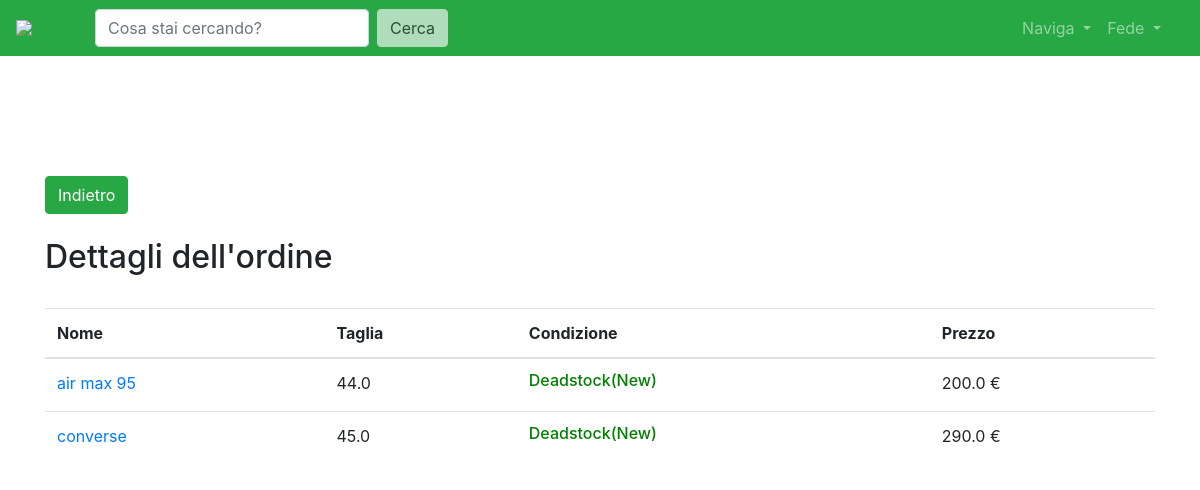
Page /order-display/2 (signed in) on the committed database.
### core/models.py (models this page shows, shortened)
class OrderItem(models.Model):
    product = models.ForeignKey(Item, on_delete=models.CASCADE,null=True)
    is_ordered = models.BooleanField(default=False)
    user = models.ForeignKey(User, on_delete=models.CASCADE, null=True)
    quantity = models.IntegerField(default=1)
    ordered_date = models.DateTimeField(default=timezone.now)
    consigliato =models.BooleanField(default=False)

class Item(models.Model):
    nome = models.CharField(max_length=100)
    prezzo = models.FloatField(validators = [MinValueValidator(0.0)])
    categoria = models.CharField(choices=CATEGORY_CHOICES, max_length=2)
    slug = AutoSlugField(populate_from='nome', unique=True)   #chiave primaria
    descrizione = models.TextField()
    immagine = models.ImageField()
    tagliaEU = models.FloatField(validators = [MinValueValidator(35.0), MaxValueValidator(47.0)],)
    condizioni = models.CharField(choices=LABEL_CHOICES, max_length=1)
    autore_vendita = models.ForeignKey(User, on_delete=models.CASCADE, related_name="scarpe")
    data = models.DateTimeField(auto_now_add=True) # data in cui avviene l'ordine
    ordered = models.BooleanField(default=False)  # identifica se l'item è  stato acquistato
    compratore = models.CharField (null=True,max_length=50) #identifica chi ha comprato l'item
    address = models.CharField(null=True, max_length=100)
    def get_absolute_url( self ):
        return reverse('item_view', kwargs={'slug': self.slug})

### core/views.py (the view)
# urls.py: path('order-display/<pk>',login_required(OrderDisplay.as_view()), name ='order-display')
class OrderDisplay(View):
    model = Order
    template_name = '/core/ordine/orderdisplay.html'
    def get(self, *args, **kwargs):
        order_id = self.kwargs['pk']
        order = Order.objects.get(id=order_id, is_ordered = True)
        context = {
            'User': self.request.user,
            'listacquisti': order.items.all()
        }
        return render(self.request, 'core/ordine/orderdisplay.html', context)
    def dispatch(self, request, *args, **kwargs):
        user = self.request.user
        orderid = self.kwargs['pk']
        order = get_object_or_404(Order, id=orderid)
        if user.id is not order.user.id:
            messages.info(request, "Non puoi accedere a questa pagina!")
            return homeview(request)
        return super().dispatch(request, *args, **kwargs)

### core/templates/core/ordine/orderdisplay.html
{% extends 'base.html' %}
{% load static %}
{% block content %}
    <link rel="stylesheet" type="text/css" href="{% static '/css/homepage.css' %}" />
    <link rel="stylesheet" href="https://pro.fontawesome.com/releases/v5.13.0/css/all.css">
 <button class="btn btn-success" onclick="window.history.go(-1);">Indietro</button>
<br>
    <br>
    <main>
        <h2> Dettagli dell'ordine</h2>
        <br>
        <table class="table">
            <thead>
            <tr>
                <th scope="col"> Nome</th>
                <th scope="col"> Taglia</th>
                <th scope="col"> Condizione</th>
                <th scope="col"> Prezzo</th>
            </tr>
            </thead>
            <tbody>
            {% for order_item in listacquisti%}
                <tr>
                    <td><a href="{{ order_item.product.get_absolute_url }}" >{{ order_item.product.nome}}</a></td>
                    <td>{{ order_item.product.tagliaEU }}</td>
                    <td>{% if order_item.product.condizioni == 'U' %}
                        <h6  style="color: red"> {{ order_item.product.get_condizioni_display }} </h6>
                    {% else %}
                        <h6  style="color: green"> {{ order_item.product.get_condizioni_display }} </h6>
                    {% endif %} </td>
                    <td>{{ order_item.product.prezzo}} €</td>
                </tr>
            {% endfor %}
            </tbody>
        </table>
    </main>
{% endblock content %}

### templates/base.html (shortened to what this page needs)
<!doctype html>
<html lang="it">
<head>
    <link rel="stylesheet" type="text/css" href="https://cdnjs.cloudflare.com/ajax/libs/bootstrap-modal/2.2.6/css/bootstrap-modal.css" />
    <link rel="stylesheet" href="https://pro.fontawesome.com/releases/v5.10.0/css/all.css"/>
    <link rel="stylesheet" href="https://stackpath.bootstrapcdn.com/bootstrap/4.4.1/css/bootstrap.min.css">
    <link rel="stylesheet" type="text/css" href="https://cdn.datatables.net/v/bs4/dt-1.10.21/datatables.min.css" />
</head>
<body>
<nav class="navbar navbar-expand-lg navbar-dark bg-success">
    <a href="/"><img  style="width: 4rem;"  src="https://cdn.discordapp.com/attachments/461535390541807617/748947547728642199/trMpUKW-_400x400.png"></a>
    <div class="collapse navbar-collapse" id="navbarSupportedContent">
        <div class="container">
            <form class="form-inline my-2 my-lg-0" action="{% url 'cerca' %}">
                <input name="q" class="inputCerca form-control mr-sm-2" type="" placeholder="Cosa stai cercando?" aria-label="Search">
                <button class="cerca btn btn-light my-2 my-sm-0" type="submit">Cerca</button>
            </form>
            <ul class="navbar-nav ml-auto">
                <li class="nav-item dropdown">
                    <a class="nav-link dropdown-toggle" href="#" id="navbarDropdown" role="button" data-toggle="dropdown" aria-haspopup="true" aria-expanded="false">
                        Naviga
                    </a>
                </li>
                {% if request.user.is_authenticated %}
                    <li class="nav-item dropdown">
                        <a class="nav-link dropdown-toggle" href="#" id="navbarDropdown" role="button" data-toggle="dropdown" aria-haspopup="true" aria-expanded="false">
                            {{ request.user.username }}
                        </a>
                    </li>
                {% endif %}
            </ul>
        </div>
    </div>
</nav>
<div class="mt-5 pt-4">
</div>
<div class="container">
    <br>
    <br>
    {% block content %}
    {% endblock content %}
</div>
</body>
</html>

### static/css/homepage.css (style rules this page uses)
*,::after,::before { box-sizing:border-box; }
ul { margin-top:0;margin-bottom:1rem; }
a { color:#007bff;text-decoration:none;background-color:transparent; }
img { vertical-align:middle;border-style:none; }
div,span,h3,p,a,img,i,ul,li { margin:0;padding:0;border:0;font-size:100%;font:inherit;vertical-align:baseline; }
ul { list-style:none; }
* { margin:0;padding:0; }
img { float:left; }
img { max-width:100%; }

### rows in the picture
OrderItem: product.nome "air max 95", product.tagliaEU "44.0", product.condizioni "Deadstock(New)", product.prezzo "200.0"
OrderItem: product.nome "converse", product.tagliaEU "45.0", product.condizioni "Deadstock(New)", product.prezzo "290.0"

### other values in the picture
{{ request.user.username }} "Fede"
